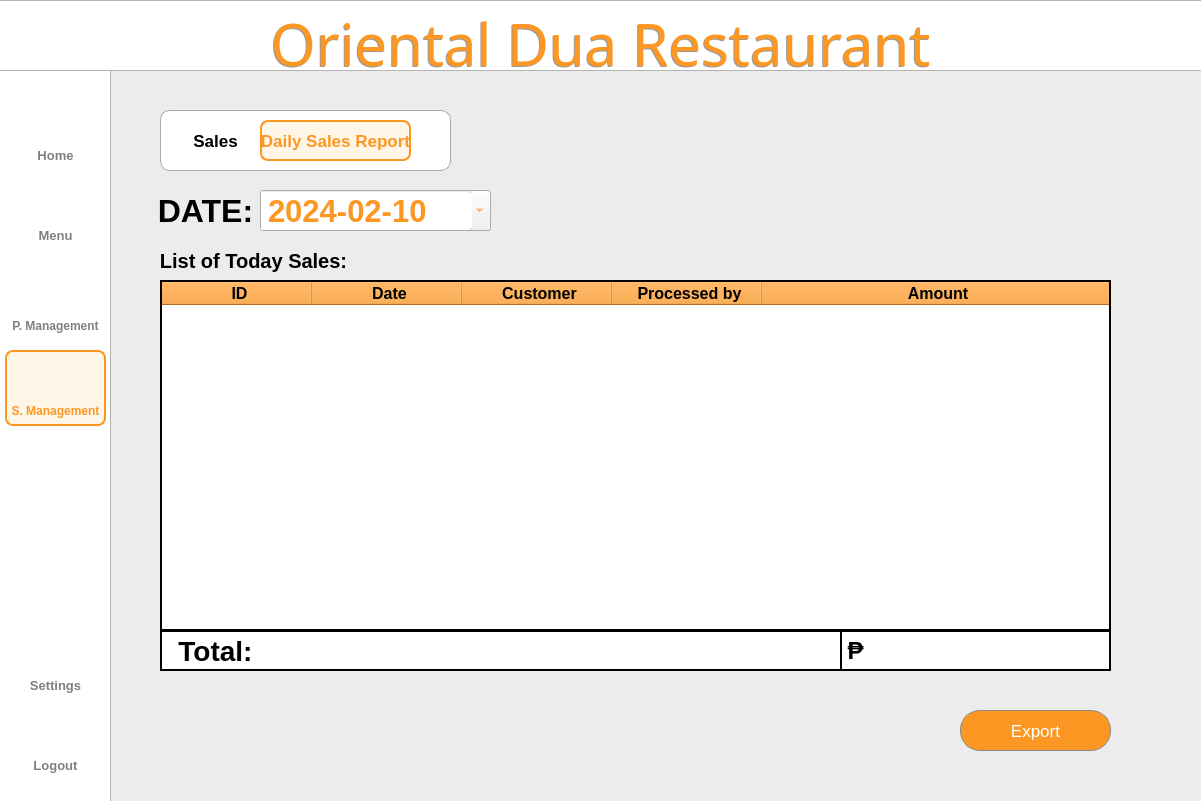
<?xml version="1.0" encoding="UTF-8"?>
<ui version="4.0">
 <class>Dialog</class>
 <widget class="QDialog" name="Dialog">
  <property name="geometry">
   <rect>
    <x>0</x>
    <y>0</y>
    <width>1201</width>
    <height>801</height>
   </rect>
  </property>
  <property name="windowTitle">
   <string>Dialog</string>
  </property>
  <widget class="QWidget" name="bgwidget" native="true">
   <property name="geometry">
    <rect>
     <x>0</x>
     <y>0</y>
     <width>1211</width>
     <height>801</height>
    </rect>
   </property>
   <property name="layoutDirection">
    <enum>Qt::LeftToRight</enum>
   </property>
   <property name="styleSheet">
    <string notr="true">QWidget#bgwidget{background-color: rgb(236, 236, 236);}

</string>
   </property>
   <widget class="QLabel" name="sidebar">
    <property name="geometry">
     <rect>
      <x>-10</x>
      <y>20</y>
      <width>121</width>
      <height>891</height>
     </rect>
    </property>
    <property name="styleSheet">
     <string notr="true">background-color: rgb(255, 255, 255);
border: 1px solid rgba(0, 0, 0, 0.3);  </string>
    </property>
    <property name="text">
     <string/>
    </property>
   </widget>
   <widget class="QLabel" name="titlebar">
    <property name="geometry">
     <rect>
      <x>-2</x>
      <y>0</y>
      <width>1204</width>
      <height>71</height>
     </rect>
    </property>
    <property name="styleSheet">
     <string notr="true">background-color: rgb(255, 255, 255);
border: 1px solid rgba(0, 0, 0, 0.3);  </string>
    </property>
    <property name="text">
     <string/>
    </property>
   </widget>
   <widget class="QLabel" name="whitebg">
    <property name="geometry">
     <rect>
      <x>160</x>
      <y>110</y>
      <width>291</width>
      <height>61</height>
     </rect>
    </property>
    <property name="styleSheet">
     <string notr="true">background-color: rgb(255, 255, 255);
border: 1px solid rgba(0, 0, 0, 0.3);  
border-radius: 10px;  </string>
    </property>
    <property name="text">
     <string/>
    </property>
   </widget>
   <widget class="QLabel" name="title">
    <property name="geometry">
     <rect>
      <x>0</x>
      <y>10</y>
      <width>1201</width>
      <height>71</height>
     </rect>
    </property>
    <property name="styleSheet">
     <string notr="true">QLabel#title{
	color: #FB9722;
    font-family: Sacramento;
    font-size: 58px;
    font-weight: 400;
    padding-bottom: 5px;
    text-align: center;
}</string>
    </property>
    <property name="text">
     <string>Oriental Dua Restaurant</string>
    </property>
    <property name="alignment">
     <set>Qt::AlignCenter</set>
    </property>
    <property name="wordWrap">
     <bool>true</bool>
    </property>
   </widget>
   <widget class="QLabel" name="logoutIcon">
    <property name="geometry">
     <rect>
      <x>39</x>
      <y>715</y>
      <width>35</width>
      <height>35</height>
     </rect>
    </property>
    <property name="minimumSize">
     <size>
      <width>35</width>
      <height>35</height>
     </size>
    </property>
    <property name="maximumSize">
     <size>
      <width>35</width>
      <height>35</height>
     </size>
    </property>
    <property name="styleSheet">
     <string notr="true">QLabel#Pmanagementbtn{
    color: rgba(0,0,0, 0.5);
    font-family: 'Roboto';
    font-size: 11px;
    font-weight: 300;
}</string>
    </property>
    <property name="text">
     <string/>
    </property>
    <property name="pixmap">
     <pixmap resource="../resource.qrc">:/icon/icons/shutdown.png</pixmap>
    </property>
    <property name="scaledContents">
     <bool>true</bool>
    </property>
    <property name="alignment">
     <set>Qt::AlignCenter</set>
    </property>
   </widget>
   <widget class="QPushButton" name="logoutbtn">
    <property name="geometry">
     <rect>
      <x>15</x>
      <y>750</y>
      <width>81</width>
      <height>31</height>
     </rect>
    </property>
    <property name="styleSheet">
     <string notr="true">QPushButton{
    color: rgba(0,0,0, 0.5);
    font-family: 'Inter';
    font-size: 13px;
    font-weight: 500;
	border:none;
}

QPushButton:hover{
color: #FB9722;
border: 2px solid #FB9722;
border-radius: 8px;
background-color: rgba(255, 167, 25, 0.1);
}</string>
    </property>
    <property name="text">
     <string>Logout</string>
    </property>
   </widget>
   <widget class="QPushButton" name="settingsbtn">
    <property name="geometry">
     <rect>
      <x>15</x>
      <y>670</y>
      <width>81</width>
      <height>31</height>
     </rect>
    </property>
    <property name="styleSheet">
     <string notr="true">QPushButton{
    color: rgba(0,0,0, 0.5);
    font-family: 'Inter';
    font-size: 13px;
    font-weight: 500;
	border:none;
}

QPushButton:hover{
color: #FB9722;
border: 2px solid #FB9722;
border-radius: 8px;
background-color: rgba(255, 167, 25, 0.1);
}</string>
    </property>
    <property name="text">
     <string>Settings</string>
    </property>
   </widget>
   <widget class="QLabel" name="settingIcon">
    <property name="geometry">
     <rect>
      <x>39</x>
      <y>634</y>
      <width>35</width>
      <height>35</height>
     </rect>
    </property>
    <property name="minimumSize">
     <size>
      <width>35</width>
      <height>35</height>
     </size>
    </property>
    <property name="maximumSize">
     <size>
      <width>35</width>
      <height>35</height>
     </size>
    </property>
    <property name="styleSheet">
     <string notr="true">QLabel#Pmanagementbtn{
    color: rgba(0,0,0, 0.5);
    font-family: 'Roboto';
    font-size: 11px;
    font-weight: 300;
}</string>
    </property>
    <property name="text">
     <string/>
    </property>
    <property name="pixmap">
     <pixmap resource="../resource.qrc">:/icon/icons/settings.png</pixmap>
    </property>
    <property name="scaledContents">
     <bool>true</bool>
    </property>
    <property name="alignment">
     <set>Qt::AlignCenter</set>
    </property>
   </widget>
   <widget class="QPushButton" name="menubtn">
    <property name="geometry">
     <rect>
      <x>15</x>
      <y>220</y>
      <width>81</width>
      <height>31</height>
     </rect>
    </property>
    <property name="styleSheet">
     <string notr="true">QPushButton{
    color: rgba(0,0,0, 0.5);
    font-family: 'Inter';
    font-size: 13px;
    font-weight: 500;
	border:none;
}

QPushButton:hover{
color: #FB9722;
border: 2px solid #FB9722;
border-radius: 8px;
background-color: rgba(255, 167, 25, 0.1);
}</string>
    </property>
    <property name="text">
     <string>Menu</string>
    </property>
   </widget>
   <widget class="QLabel" name="p_mIcon">
    <property name="geometry">
     <rect>
      <x>37</x>
      <y>270</y>
      <width>40</width>
      <height>40</height>
     </rect>
    </property>
    <property name="minimumSize">
     <size>
      <width>40</width>
      <height>40</height>
     </size>
    </property>
    <property name="maximumSize">
     <size>
      <width>40</width>
      <height>40</height>
     </size>
    </property>
    <property name="styleSheet">
     <string notr="true">QLabel#Pmanagementbtn{
    color: rgba(0,0,0, 0.5);
    font-family: 'Roboto';
    font-size: 11px;
    font-weight: 300;
}</string>
    </property>
    <property name="text">
     <string/>
    </property>
    <property name="pixmap">
     <pixmap resource="../resource.qrc">:/icon/icons/productm.png</pixmap>
    </property>
    <property name="scaledContents">
     <bool>true</bool>
    </property>
    <property name="alignment">
     <set>Qt::AlignCenter</set>
    </property>
   </widget>
   <widget class="QPushButton" name="p_managementbtn">
    <property name="geometry">
     <rect>
      <x>5</x>
      <y>310</y>
      <width>101</width>
      <height>31</height>
     </rect>
    </property>
    <property name="styleSheet">
     <string notr="true">QPushButton{
    color: rgba(0,0,0, 0.5);
    font-family: 'Inter';
    font-size: 12px;
    font-weight: 500;
	border:none;
}

QPushButton:hover{
color: #FB9722;
border: 2px solid #FB9722;
border-radius: 8px;
background-color: rgba(255, 167, 25, 0.1);
}</string>
    </property>
    <property name="text">
     <string>P. Management</string>
    </property>
   </widget>
   <widget class="QLabel" name="homeIcon">
    <property name="geometry">
     <rect>
      <x>40</x>
      <y>110</y>
      <width>30</width>
      <height>30</height>
     </rect>
    </property>
    <property name="minimumSize">
     <size>
      <width>30</width>
      <height>30</height>
     </size>
    </property>
    <property name="maximumSize">
     <size>
      <width>35</width>
      <height>35</height>
     </size>
    </property>
    <property name="styleSheet">
     <string notr="true">QLabel#Pmanagementbtn{
    color: rgba(0,0,0, 0.5);
    font-family: 'Roboto';
    font-size: 11px;
    font-weight: 300;
}</string>
    </property>
    <property name="text">
     <string/>
    </property>
    <property name="pixmap">
     <pixmap resource="../resource.qrc">:/icon/icons/home.png</pixmap>
    </property>
    <property name="scaledContents">
     <bool>true</bool>
    </property>
    <property name="alignment">
     <set>Qt::AlignCenter</set>
    </property>
   </widget>
   <widget class="QPushButton" name="homebtn">
    <property name="geometry">
     <rect>
      <x>15</x>
      <y>140</y>
      <width>81</width>
      <height>31</height>
     </rect>
    </property>
    <property name="styleSheet">
     <string notr="true">QPushButton{
    color: rgba(0,0,0, 0.5);
    font-family: 'Inter';
    font-size: 13px;
    font-weight: 500;
	border:none;
}

QPushButton:hover{
color: #FB9722;
border: 2px solid #FB9722;
border-radius: 8px;
background-color: rgba(255, 167, 25, 0.1);
}</string>
    </property>
    <property name="text">
     <string>Home</string>
    </property>
   </widget>
   <widget class="QLabel" name="reportIcon">
    <property name="geometry">
     <rect>
      <x>39</x>
      <y>360</y>
      <width>35</width>
      <height>35</height>
     </rect>
    </property>
    <property name="minimumSize">
     <size>
      <width>35</width>
      <height>35</height>
     </size>
    </property>
    <property name="maximumSize">
     <size>
      <width>35</width>
      <height>35</height>
     </size>
    </property>
    <property name="styleSheet">
     <string notr="true">QLabel#Pmanagementbtn{
    color: rgba(0,0,0, 0.5);
    font-family: 'Roboto';
    font-size: 11px;
    font-weight: 300;
}</string>
    </property>
    <property name="text">
     <string/>
    </property>
    <property name="pixmap">
     <pixmap resource="../resource.qrc">:/icon/icons/report2.png</pixmap>
    </property>
    <property name="scaledContents">
     <bool>true</bool>
    </property>
    <property name="alignment">
     <set>Qt::AlignCenter</set>
    </property>
   </widget>
   <widget class="QLabel" name="menuIcon">
    <property name="geometry">
     <rect>
      <x>40</x>
      <y>190</y>
      <width>30</width>
      <height>30</height>
     </rect>
    </property>
    <property name="minimumSize">
     <size>
      <width>30</width>
      <height>30</height>
     </size>
    </property>
    <property name="maximumSize">
     <size>
      <width>35</width>
      <height>35</height>
     </size>
    </property>
    <property name="styleSheet">
     <string notr="true">QLabel#Pmanagementbtn{
    color: rgba(0,0,0, 0.5);
    font-family: 'Roboto';
    font-size: 11px;
    font-weight: 300;
}</string>
    </property>
    <property name="text">
     <string/>
    </property>
    <property name="pixmap">
     <pixmap resource="../resource.qrc">:/icon/icons/menu.png</pixmap>
    </property>
    <property name="scaledContents">
     <bool>true</bool>
    </property>
    <property name="alignment">
     <set>Qt::AlignCenter</set>
    </property>
   </widget>
   <widget class="QPushButton" name="salesbtn">
    <property name="geometry">
     <rect>
      <x>180</x>
      <y>120</y>
      <width>71</width>
      <height>41</height>
     </rect>
    </property>
    <property name="styleSheet">
     <string notr="true">QPushButton{
    color: #000000;;
    font-family: 'Roboto';
    font-size: 17px;
    font-weight: 500;
	border:none;
}

QPushButton:hover{
color: #FB9722;
background-color: #FB9722;
border: 2px solid #FB9722;
border-radius: 8px;
background-color: rgba(255, 167, 25, 0.1);
}
</string>
    </property>
    <property name="text">
     <string>Sales</string>
    </property>
   </widget>
   <widget class="QPushButton" name="DSRbtn">
    <property name="geometry">
     <rect>
      <x>260</x>
      <y>120</y>
      <width>151</width>
      <height>41</height>
     </rect>
    </property>
    <property name="styleSheet">
     <string notr="true">QPushButton{
	color: #FB9722;
	background-color: rgba(255, 167, 25, 0.1);
	border: 2px solid #FB9722;
    font-family: 'Roboto';
    font-size: 17px;
    font-weight: 500;
	border-radius:8px;
}

QPushButton:hover{
color: #FB9722;
border: 2px solid #FB9722;
border-radius: 8px;
background-color: rgba(255, 167, 25, 0.1);
}
</string>
    </property>
    <property name="text">
     <string>Daily Sales Report</string>
    </property>
   </widget>
   <widget class="QLabel" name="listofsale">
    <property name="geometry">
     <rect>
      <x>143</x>
      <y>245</y>
      <width>221</width>
      <height>31</height>
     </rect>
    </property>
    <property name="styleSheet">
     <string notr="true">QLabel#listofsale{
    color: #000000;
    font-family: 'Inter';
    font-size: 20px;
    font-weight: 500;
}</string>
    </property>
    <property name="text">
     <string>List of Today Sales:</string>
    </property>
    <property name="alignment">
     <set>Qt::AlignCenter</set>
    </property>
   </widget>
   <widget class="QTableWidget" name="tableWidget">
    <property name="geometry">
     <rect>
      <x>160</x>
      <y>280</y>
      <width>951</width>
      <height>351</height>
     </rect>
    </property>
    <property name="styleSheet">
     <string notr="true">::item:hover {
    background-color: #FB9722; 
}
QTableWidget#tableWidget QHeaderView::section {
	font-family: 'Inter';
	font-size: 16px;
	font-weight: bold;
	background-color: #FB9722; 
	color: black; 
	padding-left: 5px;
}       
</string>
    </property>
    <property name="frameShape">
     <enum>QFrame::WinPanel</enum>
    </property>
    <property name="frameShadow">
     <enum>QFrame::Plain</enum>
    </property>
    <property name="alternatingRowColors">
     <bool>true</bool>
    </property>
    <property name="showGrid">
     <bool>true</bool>
    </property>
    <property name="gridStyle">
     <enum>Qt::SolidLine</enum>
    </property>
    <property name="sortingEnabled">
     <bool>false</bool>
    </property>
    <attribute name="horizontalHeaderCascadingSectionResizes">
     <bool>true</bool>
    </attribute>
    <attribute name="horizontalHeaderMinimumSectionSize">
     <number>100</number>
    </attribute>
    <attribute name="horizontalHeaderDefaultSectionSize">
     <number>150</number>
    </attribute>
    <attribute name="horizontalHeaderStretchLastSection">
     <bool>true</bool>
    </attribute>
    <attribute name="verticalHeaderVisible">
     <bool>false</bool>
    </attribute>
    <column>
     <property name="text">
      <string>ID</string>
     </property>
    </column>
    <column>
     <property name="text">
      <string>Date</string>
     </property>
    </column>
    <column>
     <property name="text">
      <string>Customer</string>
     </property>
    </column>
    <column>
     <property name="text">
      <string>Processed by</string>
     </property>
    </column>
    <column>
     <property name="text">
      <string>Amount</string>
     </property>
    </column>
   </widget>
   <widget class="QPushButton" name="printbtn">
    <property name="geometry">
     <rect>
      <x>960</x>
      <y>710</y>
      <width>151</width>
      <height>41</height>
     </rect>
    </property>
    <property name="styleSheet">
     <string notr="true">QPushButton{
	color: #FFFFFF;
    background-color: #FB9722;
    border: 1px solid #888888;
    border-radius: 20px;
	font-family: 'Inter';
    font-size: 17px;
    font-weight: 400;
}
QPushButton:hover {
	background-color: rgb(255, 167, 25);
}

QPushButton:pressed {
 	background-color: #FB9722;
}</string>
    </property>
    <property name="text">
     <string>Export</string>
    </property>
   </widget>
   <widget class="QLabel" name="date">
    <property name="geometry">
     <rect>
      <x>150</x>
      <y>190</y>
      <width>111</width>
      <height>41</height>
     </rect>
    </property>
    <property name="styleSheet">
     <string notr="true">QLabel{
    color: #000000;
    font-family: 'Inter';
    font-size: 32px;
    font-weight: 500;
}</string>
    </property>
    <property name="text">
     <string>DATE:</string>
    </property>
    <property name="alignment">
     <set>Qt::AlignCenter</set>
    </property>
   </widget>
   <widget class="QLabel" name="titlebar_2">
    <property name="geometry">
     <rect>
      <x>160</x>
      <y>630</y>
      <width>951</width>
      <height>41</height>
     </rect>
    </property>
    <property name="styleSheet">
     <string notr="true">background-color: rgb(255, 255, 255);
border: 2px solid rgba(0, 0, 0, 1);  </string>
    </property>
    <property name="frameShape">
     <enum>QFrame::WinPanel</enum>
    </property>
    <property name="text">
     <string/>
    </property>
   </widget>
   <widget class="QLabel" name="titlebar_3">
    <property name="geometry">
     <rect>
      <x>840</x>
      <y>630</y>
      <width>271</width>
      <height>41</height>
     </rect>
    </property>
    <property name="styleSheet">
     <string notr="true">background-color: rgb(255, 255, 255);
border: 2px solid rgba(0, 0, 0, 1);  </string>
    </property>
    <property name="text">
     <string/>
    </property>
   </widget>
   <widget class="QLabel" name="totalLabel">
    <property name="geometry">
     <rect>
      <x>160</x>
      <y>630</y>
      <width>111</width>
      <height>41</height>
     </rect>
    </property>
    <property name="styleSheet">
     <string notr="true">QLabel{
    color: #000000;
    font-family: 'Inter';
    font-size: 28px;
    font-weight: 500;
}</string>
    </property>
    <property name="text">
     <string>Total:</string>
    </property>
    <property name="alignment">
     <set>Qt::AlignCenter</set>
    </property>
   </widget>
   <widget class="QLabel" name="boxlabel_total">
    <property name="geometry">
     <rect>
      <x>870</x>
      <y>630</y>
      <width>241</width>
      <height>41</height>
     </rect>
    </property>
    <property name="styleSheet">
     <string notr="true">QLabel{
	padding-left: 2px;
    color: #FB9722;
    font-family: 'Inter';
    font-size: 24px;
    font-weight: 500;
}</string>
    </property>
    <property name="text">
     <string/>
    </property>
    <property name="alignment">
     <set>Qt::AlignLeading|Qt::AlignLeft|Qt::AlignVCenter</set>
    </property>
   </widget>
   <widget class="QDateEdit" name="dateEdit">
    <property name="geometry">
     <rect>
      <x>260</x>
      <y>190</y>
      <width>231</width>
      <height>41</height>
     </rect>
    </property>
    <property name="styleSheet">
     <string notr="true">	padding-left: 3px;
    color: #FB9722;
    font-family: 'Inter';
    font-size: 31px;
    font-weight: 500;
</string>
    </property>
    <property name="time">
     <time>
      <hour>0</hour>
      <minute>0</minute>
      <second>0</second>
     </time>
    </property>
    <property name="currentSection">
     <enum>QDateTimeEdit::YearSection</enum>
    </property>
    <property name="displayFormat">
     <string>yyyy-MM-dd</string>
    </property>
    <property name="calendarPopup">
     <bool>true</bool>
    </property>
    <property name="timeSpec">
     <enum>Qt::TimeZone</enum>
    </property>
    <property name="date">
     <date>
      <year>2024</year>
      <month>2</month>
      <day>10</day>
     </date>
    </property>
   </widget>
   <widget class="QLabel" name="peso">
    <property name="geometry">
     <rect>
      <x>840</x>
      <y>630</y>
      <width>31</width>
      <height>41</height>
     </rect>
    </property>
    <property name="styleSheet">
     <string notr="true">QLabel{
    color: #000000;
    font-family: 'Inter';
    font-size: 24px;
    font-weight: 500;
}</string>
    </property>
    <property name="text">
     <string>₱</string>
    </property>
    <property name="alignment">
     <set>Qt::AlignCenter</set>
    </property>
   </widget>
   <widget class="QLabel" name="title_3">
    <property name="geometry">
     <rect>
      <x>-1</x>
      <y>11</y>
      <width>1201</width>
      <height>71</height>
     </rect>
    </property>
    <property name="styleSheet">
     <string notr="true">QLabel{
color: rgba(0, 0, 0, 100);
    font-family: Sacramento;
    font-size: 58px;
    font-weight: 400;
    padding-bottom: 5px;
    text-align: center;
}
</string>
    </property>
    <property name="text">
     <string>Oriental Dua Restaurant</string>
    </property>
    <property name="alignment">
     <set>Qt::AlignCenter</set>
    </property>
    <property name="wordWrap">
     <bool>true</bool>
    </property>
   </widget>
   <widget class="QLabel" name="whitebgshadow">
    <property name="geometry">
     <rect>
      <x>161</x>
      <y>111</y>
      <width>291</width>
      <height>61</height>
     </rect>
    </property>
    <property name="styleSheet">
     <string notr="true">background-color: rgba(0, 0, 0, .3);

border-radius: 10px;  </string>
    </property>
    <property name="text">
     <string/>
    </property>
   </widget>
   <zorder>whitebgshadow</zorder>
   <zorder>sidebar</zorder>
   <zorder>titlebar</zorder>
   <zorder>whitebg</zorder>
   <zorder>logoutIcon</zorder>
   <zorder>logoutbtn</zorder>
   <zorder>settingsbtn</zorder>
   <zorder>settingIcon</zorder>
   <zorder>menubtn</zorder>
   <zorder>p_mIcon</zorder>
   <zorder>p_managementbtn</zorder>
   <zorder>homeIcon</zorder>
   <zorder>homebtn</zorder>
   <zorder>menuIcon</zorder>
   <zorder>salesbtn</zorder>
   <zorder>DSRbtn</zorder>
   <zorder>listofsale</zorder>
   <zorder>tableWidget</zorder>
   <zorder>printbtn</zorder>
   <zorder>date</zorder>
   <zorder>titlebar_2</zorder>
   <zorder>titlebar_3</zorder>
   <zorder>totalLabel</zorder>
   <zorder>boxlabel_total</zorder>
   <zorder>dateEdit</zorder>
   <zorder>peso</zorder>
   <zorder>reportIcon</zorder>
   <zorder>title_3</zorder>
   <zorder>title</zorder>
  </widget>
  <widget class="QPushButton" name="reportbtn">
   <property name="geometry">
    <rect>
     <x>5</x>
     <y>395</y>
     <width>101</width>
     <height>31</height>
    </rect>
   </property>
   <property name="styleSheet">
    <string notr="true">QPushButton{
    color: #FB9722;;
    font-family: 'Inter';
    font-size: 12px;
    font-weight: 500;
	border:none;
}
</string>
   </property>
   <property name="text">
    <string>S. Management</string>
   </property>
  </widget>
  <widget class="QLabel" name="label_2">
   <property name="geometry">
    <rect>
     <x>5</x>
     <y>350</y>
     <width>101</width>
     <height>76</height>
    </rect>
   </property>
   <property name="styleSheet">
    <string notr="true">QLabel{
	background-color: rgba(255, 167, 25, 0.1);
	border: 2px solid #FB9722;
	border-radius: 8px;
}</string>
   </property>
   <property name="text">
    <string/>
   </property>
  </widget>
  <zorder>bgwidget</zorder>
  <zorder>label_2</zorder>
  <zorder>reportbtn</zorder>
 </widget>
 <resources>
  <include location="../resource.qrc"/>
 </resources>
 <connections/>
</ui>
